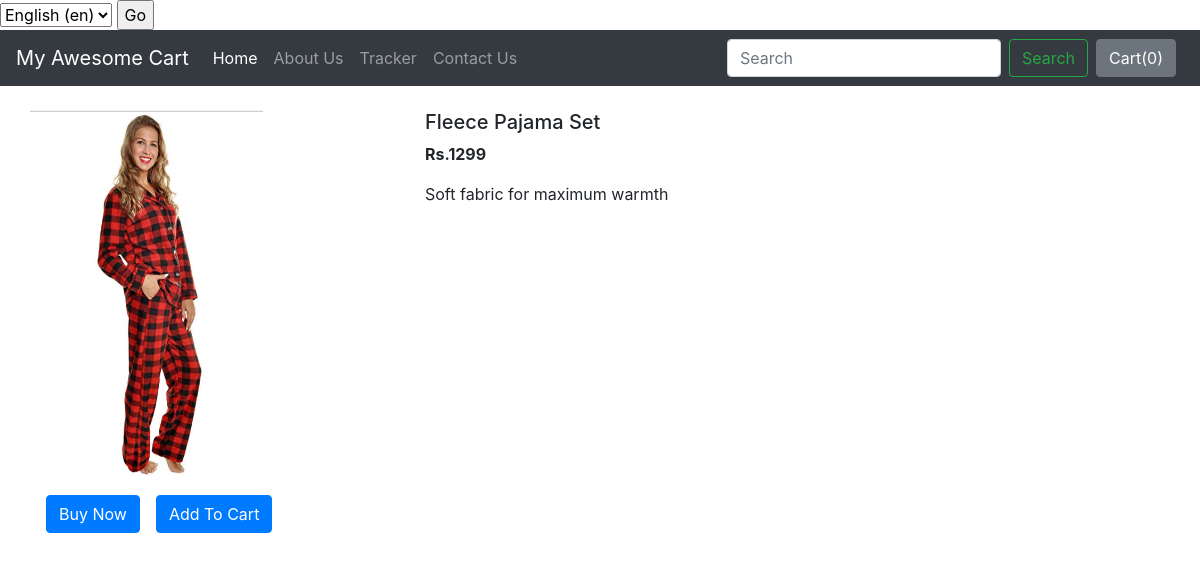
The page /shop/products/4 on the database its author committed.
### shop/models.py (models this page shows, shortened)
class Product(models.Model):
    product_id = models.AutoField
    product_name = models.CharField(max_length=50)
    category = models.CharField(max_length=50, default="")
    subcategory = models.CharField(max_length=50, default="")
    price = models.IntegerField(default=0)
    desc = models.CharField(max_length=300)
    pub_date = models.DateField()
    image = models.ImageField(upload_to='shop/images', default="")

### shop/views.py (the view)
# urls.py: path("products/<int:myid>", views.productView, name="ProductView"),
def productView(request, myid):
    product = Product.objects.filter(id=myid)
    return render(request, 'shop/prodView.html', {'product':product[0]})

### shop/templates/shop/prodView.html (shortened to what this page needs)
{% extends 'shop/basic.html' %}
{% block body %}
<div class="container my-4">
    <div class="row">
    <div class="col-md-4">
    <div class="row">
        <img src="/media/{{product.image}}" width="233px" height="385px">
    </div>
        <div class="row">
            <button class="btn btn-primary mx-3">Buy Now</button>
            <button class="btn btn-primary">Add To Cart</button>
        </div>
    </div>
    <div class="col-md-8">
        <h5>{{product.product_name}}</h5>
        <p><b>Rs.{{product.price}} </b></p>
        <p>{{product.desc}}</p>
    </div>
    </div>
</div>
{% endblock %}

### rows shown on the page
Product: image (picture), product_name "Fleece Pajama Set", price "1299", desc "Soft fabric for maximum warmth"

### other values the page prints
form field language "English (en)"
